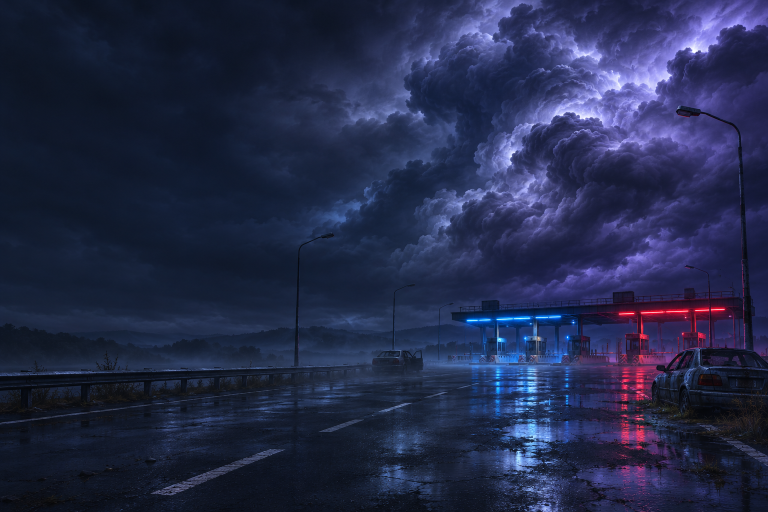
#> input picture tools/autopista/pack27/fondo_base.png, 1536 x 1024 px (shown at 1/2 size)
$ python procesa_pack27.py
#> lines starting #> are read from the running program, lines starting #| are printed output that depends on the picture
# Pack Autopista 27 ART: fondo de tormenta del menú de A-6 (python3 -I tools/autopista/procesa_pack27.py)
from PIL import Image
import numpy as np, os
R = os.path.dirname(os.path.abspath(__file__)); O = os.path.join(R, '..', '..', 'public', 'batalla', 'ui')
P = lambda n: os.path.join(R, 'pack27', n)
for src, dst in [('fondo_base.png', 'ap_tormenta_base.webp'), ('fondo_relampago.png', 'ap_tormenta_luz.webp')]:
    Image.open(P(src)).convert('RGB').save(os.path.join(O, dst), quality=82)
# rayos: 4x4 → dos tiras de 8 fotogramas de 256 (rayo vertical y rayo entre nubes); fondo negro (se suma la luz)
im = Image.open(P('rayos.png')).convert('RGB'); W, H = im.size; c = W / 4
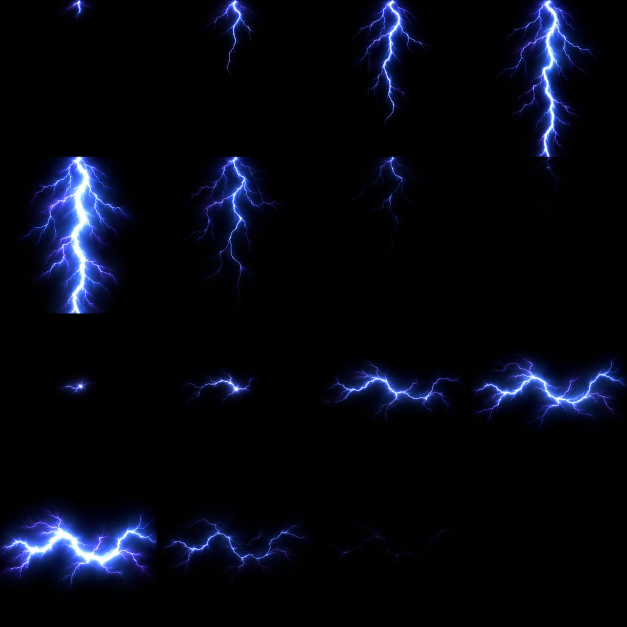
#> input picture tools/autopista/pack27/rayos.png, 1254 x 1254 px (shown at 1/2 size)
#> further down, im is the input picture: PIL image 1254x1254 RGB; mean R, G, B 5.9, 7.6, 17.5
#> after `W, H = im.size`: W = 1254; H = 1254
#> after `c = W / 4`: c = 313.5
for n, fil in [(1, (0, 1)), (2, (2, 3))]:
    tira = Image.new('RGB', (256 * 8, 256))
    for i in range(8):
        f, col = fil[i // 4], i % 4
        q = im.crop((round(col * c), round(f * c), round((col + 1) * c), round((f + 1) * c))).resize((256, 256), Image.LANCZOS)
        tira.paste(q, (i * 256, 0))
    tira.save(os.path.join(O, 'ap_rayo%d.webp' % n), quality=85)
#> this loop made 2 passes
#> pass 1, `tira.save(os.path.join(O, 'ap_rayo%d.webp' % n), quality=85)`:
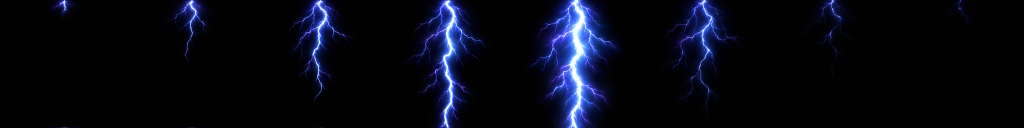
#> saved as ap_rayo1.webp: PIL image 2048x256 RGB (shown at 1/2 size); mean R, G, B 6.5, 8.5, 19.3
#> pass 2, `tira.save(os.path.join(O, 'ap_rayo%d.webp' % n), quality=85)`:
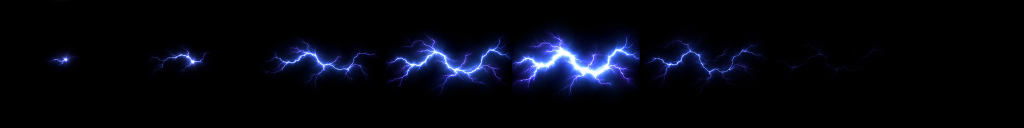
#> saved as ap_rayo2.webp: PIL image 2048x256 RGB (shown at 1/2 size); mean R, G, B 5.2, 6.8, 15.7
# lluvia: un fotograma (arriba izquierda) en mosaico, que se desliza hacia abajo; fondo negro (se suma)
im = Image.open(P('lluvia.png')).convert('RGB'); W, H = im.size
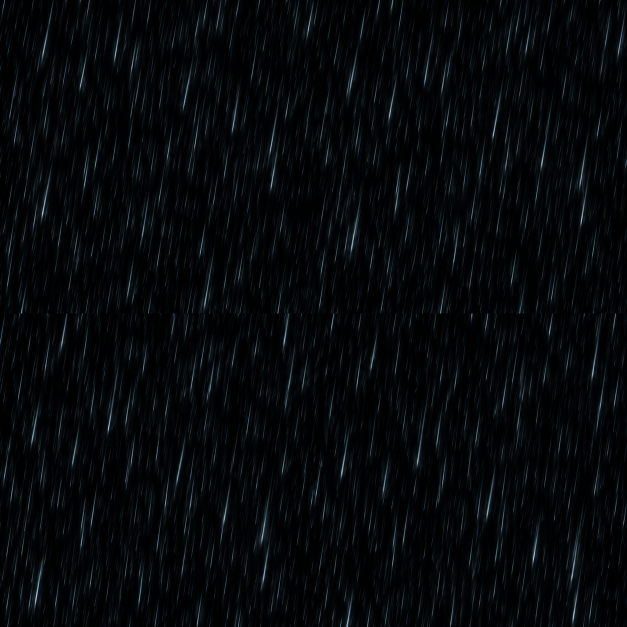
#> input picture tools/autopista/pack27/lluvia.png, 1254 x 1254 px (shown at 1/2 size)
#> further down, im is the input picture: PIL image 1254x1254 RGB; mean R, G, B 5.2, 8.1, 10
im.crop((0, 0, W // 2, H // 2)).resize((512, 512), Image.LANCZOS).save(os.path.join(O, 'ap_lluvia.webp'), quality=80)
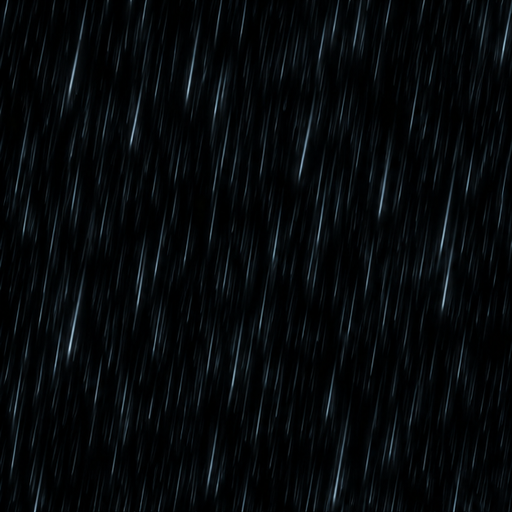
#> saved as ap_lluvia.webp: PIL image 512x512 RGB; mean R, G, B 5.3, 8.2, 10.1
print('ok')
